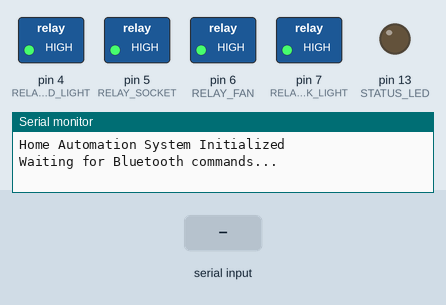
Recording of a sketch running on a simulated Arduino Uno, built with avr-gcc and run on an emulated ATmega328P. On the bench: switched loads named in the sketch (green lamp = pin HIGH), output pins drawn as LEDs (lit = HIGH), the last lines printed to the serial monitor. The test bench sets the inputs (shaded band).

Above: at 2.1 s.
2.2 s: "FANON\n" received over Serial
At 2.7 s:
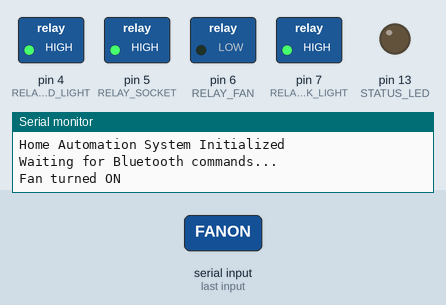
3.8 s: "REDLIGHTON\n" received over the second serial link
At 5.1 s:
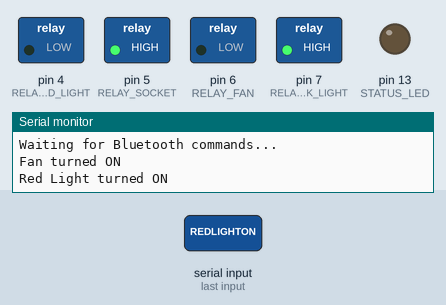
5.4 s: "FANOFF\n" received over Serial
At 6.4 s:
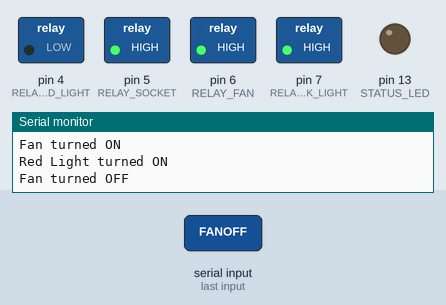
7.0 s: "3ON\n" received over Serial
At 7.5 s:
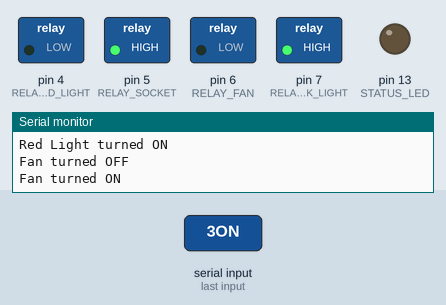
8.6 s: "3OFF\n" received over Serial
At 9.9 s:
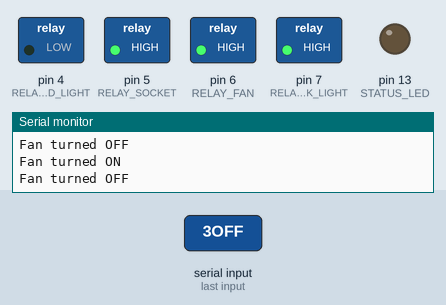
10.2 s: "REDLIGHTOFF\n" received over the second serial link
At 11.3 s:
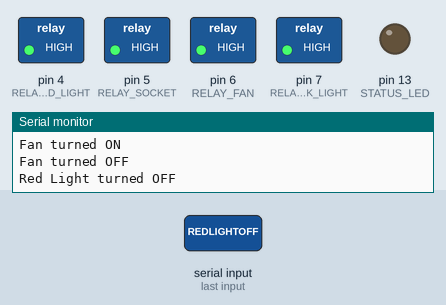
Timing chart, 0 to 12.7 s (numbered marks = the images above; inputs shaded):
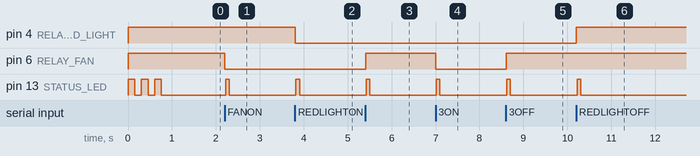

Measured:
- after the input at 2.2 s, pin 6 (RELAY_FAN): HIGH → LOW at once; pin 13 (STATUS_LED): LOW → HIGH at once, → LOW 0.08 s later
- after the input at 3.8 s, pin 4 (RELAY_RED_LIGHT): HIGH → LOW at once; pin 13 (STATUS_LED): LOW → HIGH at once, → LOW 0.08 s later
- after the input at 5.4 s, pin 6 (RELAY_FAN): LOW → HIGH at once; pin 13 (STATUS_LED): LOW → HIGH at once, → LOW 0.08 s later
- after the input at 7.0 s, pin 6 (RELAY_FAN): HIGH → LOW at once; pin 13 (STATUS_LED): LOW → HIGH at once, → LOW 0.08 s later
- after the input at 8.6 s, pin 6 (RELAY_FAN): LOW → HIGH at once; pin 13 (STATUS_LED): LOW → HIGH at once, → LOW 0.08 s later
- after the input at 10.2 s, pin 4 (RELAY_RED_LIGHT): LOW → HIGH at once; pin 13 (STATUS_LED): LOW → HIGH at once, → LOW 0.08 s later

The sketch:

HomeAutomation.ino
```cpp
/*
 * Home Appliances Control System
 * Arduino Uno + HC-05 Bluetooth + 4-Channel Relay Module
 *
 * Controls 4 appliances via simple ASCII commands from a phone.
 * Relays are ACTIVE LOW (LOW = ON, HIGH = OFF).
 */

#include <SoftwareSerial.h>

// Bluetooth module pins
#define BT_RX_PIN 2  // Arduino pin 2 to HC-05 TX
#define BT_TX_PIN 3  // Arduino pin 3 to HC-05 RX

// Relay control pins (mapped to appliances)
#define RELAY_RED_LIGHT   4  // Device 1
#define RELAY_SOCKET      5  // Device 2
#define RELAY_FAN         6  // Device 3
#define RELAY_PINK_LIGHT  7  // Device 4

// LED pin for status indication
#define STATUS_LED 13

// Create SoftwareSerial object for Bluetooth communication
SoftwareSerial bluetooth(BT_RX_PIN, BT_TX_PIN);

// State variables
bool fanState = false;
bool redlightState = false;
bool socketState = false;
bool pinklightState = false;

void setup() {
  Serial.begin(9600);
  bluetooth.begin(9600);

  pinMode(RELAY_RED_LIGHT, OUTPUT);
  pinMode(RELAY_SOCKET, OUTPUT);
  pinMode(RELAY_FAN, OUTPUT);
  pinMode(RELAY_PINK_LIGHT, OUTPUT);
  pinMode(STATUS_LED, OUTPUT);

  // Start with all OFF (HIGH for active-LOW relays)
  digitalWrite(RELAY_RED_LIGHT, HIGH);
  digitalWrite(RELAY_SOCKET, HIGH);
  digitalWrite(RELAY_FAN, HIGH);
  digitalWrite(RELAY_PINK_LIGHT, HIGH);
  digitalWrite(STATUS_LED, LOW);

  Serial.println(F("Home Automation System Initialized"));
  Serial.println(F("Waiting for Bluetooth commands..."));

  // Blink status LED to indicate ready
  for (int i = 0; i < 3; i++) {
    digitalWrite(STATUS_LED, HIGH);
    delay(150);
    digitalWrite(STATUS_LED, LOW);
    delay(150);
  }
}

void loop() {
  // Read from Bluetooth
  if (bluetooth.available()) {
    String cmd = bluetooth.readStringUntil('\n');
    cmd.trim();
    processCommand(cmd);
  }

  // Read from Serial (for testing)
  if (Serial.available()) {
    String cmd = Serial.readStringUntil('\n');
    cmd.trim();
    processCommand(cmd);
  }
}

void processCommand(String command) {
  String cmd = normalize(command);

  // 1) Individual controls by name
  if (cmd == "FANON" || cmd == "3ON") {
    controlRelay(RELAY_FAN, true);
    fanState = true;
    ok("Fan turned ON");
  } else if (cmd == "FANOFF" || cmd == "3OFF") {
    controlRelay(RELAY_FAN, false);
    fanState = false;
    ok("Fan turned OFF");
  }

  else if (cmd == "REDLIGHTON" || cmd == "1ON") {
    controlRelay(RELAY_RED_LIGHT, true);
    redlightState = true;
    ok("Red Light turned ON");
  } else if (cmd == "REDLIGHTOFF" || cmd == "1OFF") {
    controlRelay(RELAY_RED_LIGHT, false);
    redlightState = false;
    ok("Red Light turned OFF");
  }

  else if (cmd == "SOCKETON" || cmd == "2ON") {
    controlRelay(RELAY_SOCKET, true);
    socketState = true;
    ok("Socket turned ON");
  } else if (cmd == "SOCKETOFF" || cmd == "2OFF") {
    controlRelay(RELAY_SOCKET, false);
    socketState = false;
    ok("Socket turned OFF");
  }

  else if (cmd == "PINKLIGHTON" || cmd == "4ON") {
    controlRelay(RELAY_PINK_LIGHT, true);
    pinklightState = true;
    ok("Pink Light turned ON");
  } else if (cmd == "PINKLIGHTOFF" || cmd == "4OFF") {
    controlRelay(RELAY_PINK_LIGHT, false);
    pinklightState = false;
    ok("Pink Light turned OFF");
  }

  // 2) Group controls
  else if (cmd == "ALLON") {
    controlRelay(RELAY_RED_LIGHT, true);
    controlRelay(RELAY_SOCKET, true);
    controlRelay(RELAY_FAN, true);
    controlRelay(RELAY_PINK_LIGHT, true);
    redlightState = socketState = fanState = pinklightState = true;
    ok("All appliances turned ON");
  } else if (cmd == "ALLOFF") {
    controlRelay(RELAY_RED_LIGHT, false);
    controlRelay(RELAY_SOCKET, false);
    controlRelay(RELAY_FAN, false);
    controlRelay(RELAY_PINK_LIGHT, false);
    redlightState = socketState = fanState = pinklightState = false;
    ok("All appliances turned OFF");
  }

  // 3) Status
  else if (cmd == "STATUS") {
    sendStatus();
  }

  else {
    err("Unknown command: " + command);
  }

  // Blink LED to indicate processing
  digitalWrite(STATUS_LED, HIGH);
  delay(80);
  digitalWrite(STATUS_LED, LOW);
}

String normalize(String in) {
  in.toUpperCase();
  // Remove spaces and underscores to support variants, e.g., "RED LIGHT_ON"
  String out = "";
  for (size_t i = 0; i < in.length(); i++) {
    char c = in[i];
    if (c != ' ' && c != '_') out += c;
  }
  return out;
}

void controlRelay(int pin, bool on) {
  // Active-LOW relay: LOW = ON, HIGH = OFF
  digitalWrite(pin, on ? LOW : HIGH);
}

void ok(const String &msg) {
  bluetooth.println(msg);
  Serial.println(msg);
}

void err(const String &msg) {
  bluetooth.println("ERR: " + msg);
  Serial.println("ERR: " + msg);
}

void sendStatus() {
  String status = "STATUS:";
  status += "RedLight:" + String(redlightState ? "ON" : "OFF") + ",";
  status += "Socket:" + String(socketState ? "ON" : "OFF") + ",";
  status += "Fan:" + String(fanState ? "ON" : "OFF") + ",";
  status += "PinkLight:" + String(pinklightState ? "ON" : "OFF");
  ok(status);
}
```
